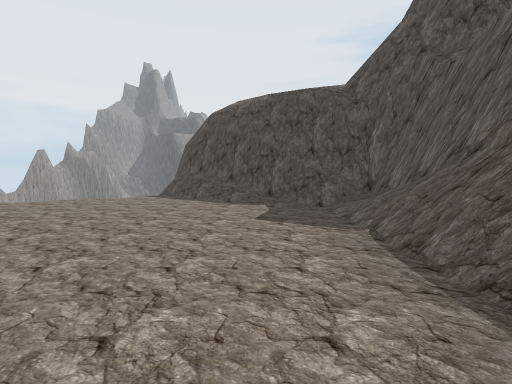
[1] (above)

14 first-person views from a walk through a 3-D level made in the Unity game engine. The camera is 1.5 m above the floor, tilts 4° down and sees 80° across. The floor is counted in squares, 2 m on a side. Each view is taken from the middle of a square. On the plan, view 1 faces up. The plan holds only what a view shows up to about 10 squares ahead; the rest is blank. The place goes on beyond the plan.

[2]
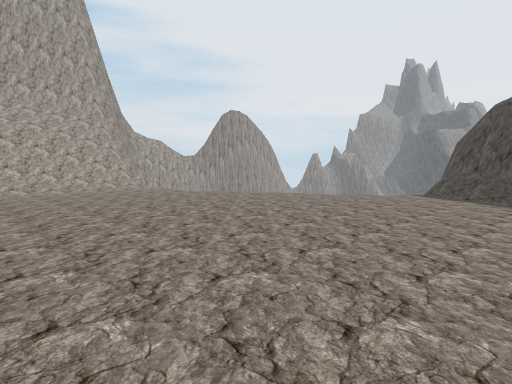

[3]
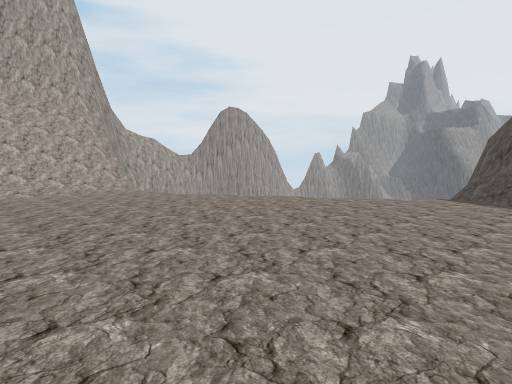

[4]
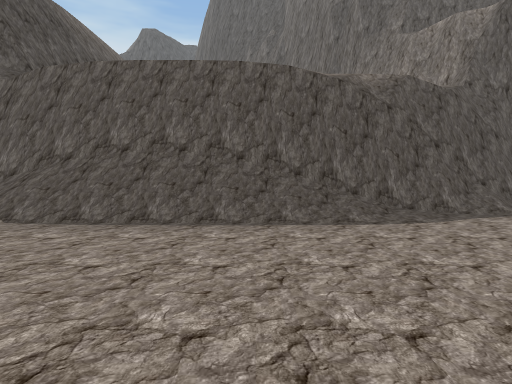

[5]
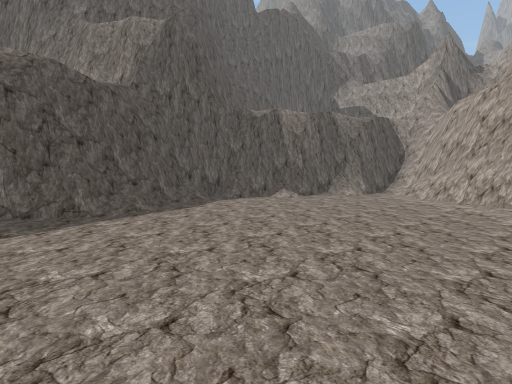

[6]
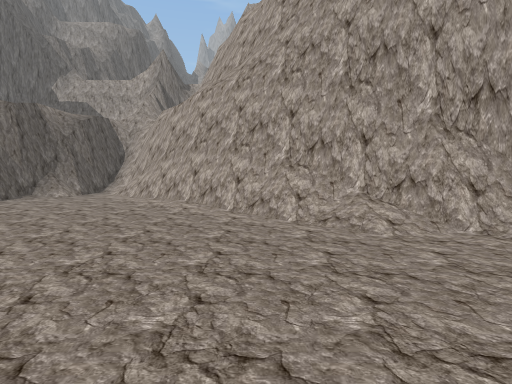

[7]
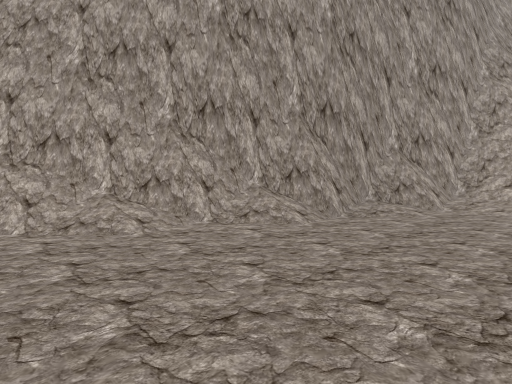

[8]
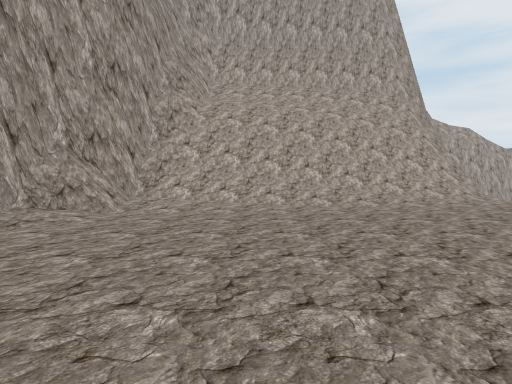

[9]
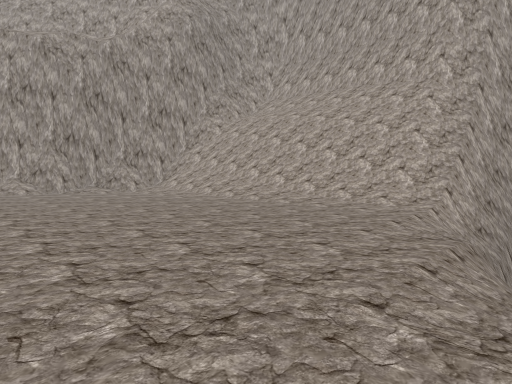

[10]
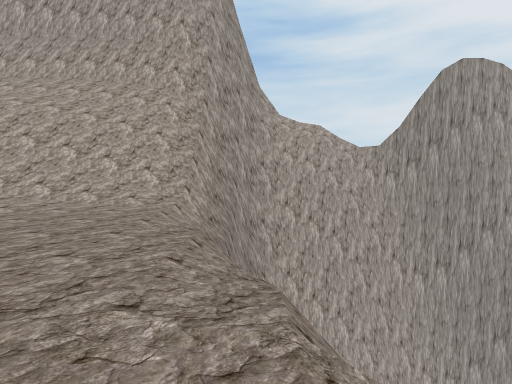

[11]
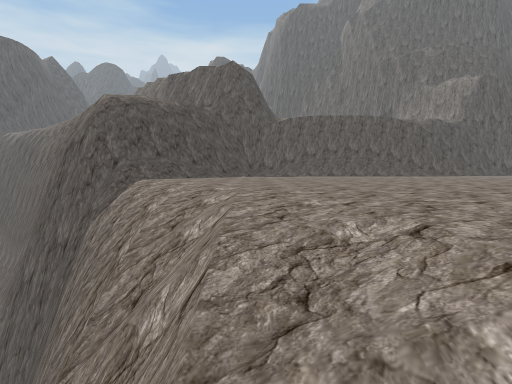

[12]
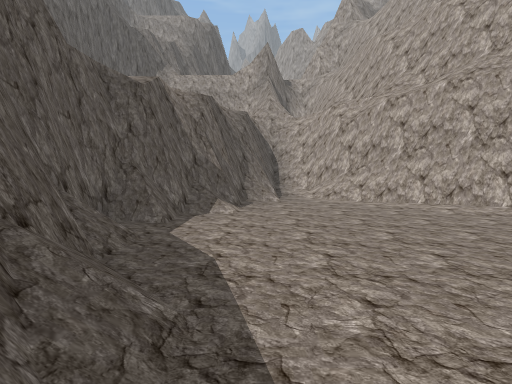

[13]
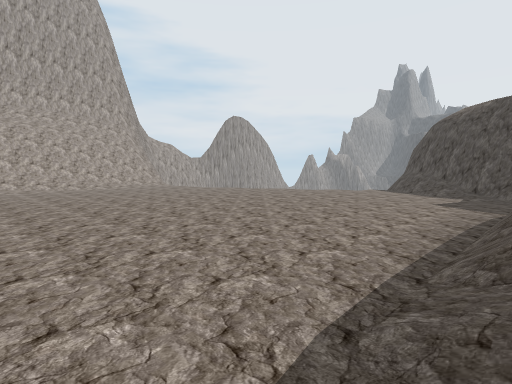

[14]
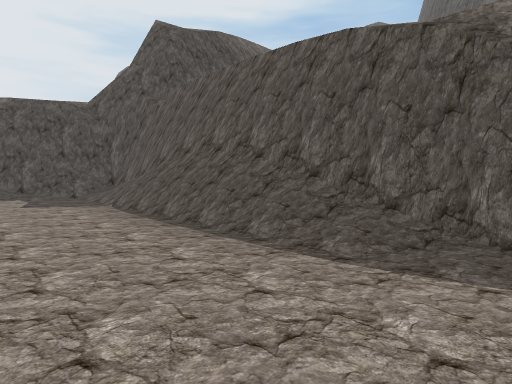

### Floor plan
Key: @ floor where view 1 was taken; # wall or solid block; . floor; / step, stairs or slope; = window, fence, low wall or low ledge; v drop or lower ground.
Columns run from 16 left of view 1 to 5 right of it. Each row starts with its distance up from view 1.
 12            vv#
 11           vvv#
 10          vvvv###
  9         vvv//.###
  8        vvv//.../##
  7 vv   v///......./###
  6 ##vv///.........../#
  5 ###/............../#
  4  ##/............../#
  3   #//............./#
  2   #//.............##
  1   ##/.............##
  0    #/...........@.=#
 -1    #/............./#
 -2    #//............/#
 -3    ##/............/#
 -4     ###............##
 -5       ###...........#
 -6         ###.........##
 -7           ###........#
 -8             ##......##
 -9              ##..../#
-10               ##...##
-11                #=./#
-12                ##/##
-13                 ###

Where each view was taken, in squares from view 1:
view 1: 0 up, 0 right, facing up
view 2: 1 down, 0 right, facing up-left
view 3: 0 up, 1 left, facing up-left
view 4: 0 up, 3 left, facing right
view 5: 2 down, 3 left, facing down-right
view 6: 2 down, 4 left, facing down
view 7: 2 down, 4 left, facing down-left
view 8: 1 down, 5 left, facing left
view 9: 7 up, 6 left, facing down-left
view 10: 7 up, 6 left, facing left
view 11: 6 up, 12 left, facing right
view 12: 3 down, 2 right, facing down
view 13: 3 down, 2 right, facing up-left
view 14: 3 down, 1 left, facing up-right
